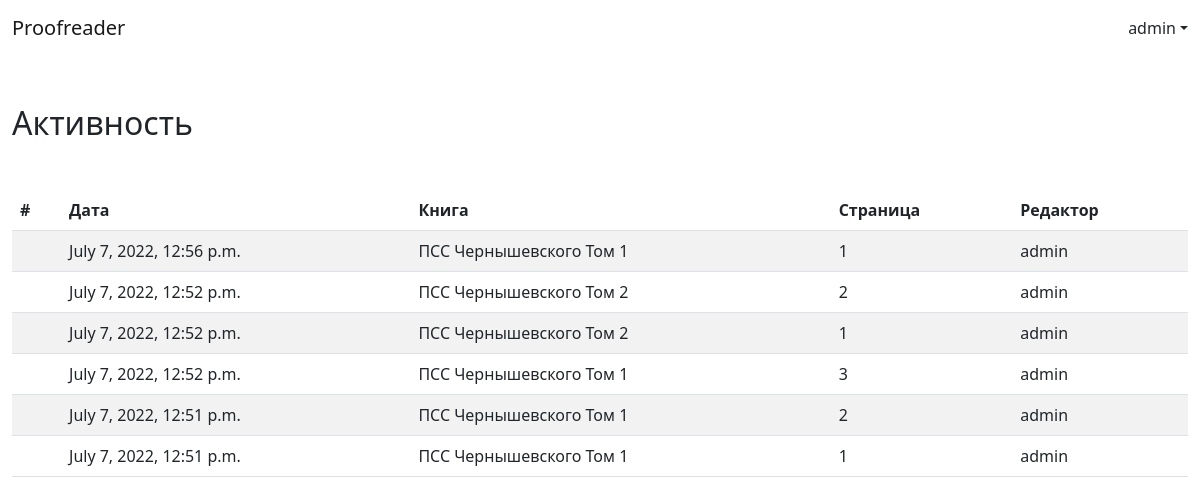
/activity (signed in), run on the app's committed database.
### accounts/models.py (models this page shows)
class CustomUser(AbstractUser):
    pass

### books/models.py (models this page shows, shortened)
class PageText(models.Model):
    id = models.UUIDField(primary_key=True, default=uuid.uuid4, editable=False)
    book = models.ForeignKey(Book, on_delete=models.CASCADE)
    page = models.ForeignKey(Page, on_delete=models.PROTECT)
    editor = models.ForeignKey(get_user_model(), on_delete=models.PROTECT)
    text = models.TextField()
    date = models.DateTimeField(auto_now_add=True)

class Book(models.Model):
    id = models.UUIDField(primary_key=True, default=uuid.uuid4, editable=False)
    name = models.CharField(max_length=100)
    author = models.ForeignKey(Author, on_delete=models.PROTECT, related_name="books")

class Page(models.Model):
    id = models.UUIDField(primary_key=True, default=uuid.uuid4, editable=False)
    book = models.ForeignKey(Book, on_delete=models.CASCADE)
    number = models.IntegerField()
    image_url = models.TextField()
    class Meta:
        constraints = [
            models.UniqueConstraint(
                fields=["book", "number"], name="unique_book_number"
            )
        ]

### books/views.py (the view)
# urls.py: path("activity", ActivityView.as_view(), name="activity"),
class ActivityView(ListView):
    model = PageText
    template_name = "book/activity.html"
    def get_queryset(self):
        qs = super().get_queryset()
        return qs.order_by("-date")

### templates/book/activity.html (shortened to what this page needs)
{% extends 'base.html' %}
{% block content %}
    <div class="container-xxl my-5">
        <h2>Активность</h2>
        <table class="table my-5 table-striped table-hover">
            <thead>
                <tr>
                    <th scope="col">#</th>
                    <th scope="col">Дата</th>
                    <th scope="col">Книга</th>
                    <th scope="col">Страница</th>
                    <th scope="col">Редактор</th>
                </tr>
            </thead>
            <tbody>
                {% for text in object_list %}
                    <tr>
                        <td scope="row"></td>
                        <td>{{ text.date }}</td>
                        <td>{{ text.book.name }}</td>
                        <td>{{ text.page.number }}</td>
                        <td>{{ text.editor.username }}</td>
                    </tr>
                {% endfor %}
            </tbody>
        </table>
    </div>
{% endblock content %}

### templates/base.html (shortened to what this page needs)
<!doctype html>
<html lang="en">
    <head>
        <link href="https://cdn.jsdelivr.net/npm/bootstrap@5.2.0-beta1/dist/css/bootstrap.min.css"
              rel="stylesheet"
/>
        <link rel="stylesheet"
              href="https://cdn.jsdelivr.net/npm/bootstrap-icons@1.8.3/font/bootstrap-icons.css"/>
    </head>
    <body>
        <nav class="navbar">
            <div class="container-xxl justify-content-between">
                <a class="navbar-brand" href="{% url "home" %}">Proofreader</a>
                {% if user.is_authenticated %}
                    <div class="nav-item dropdown">
                        <a class="nav-link dropdown-toggle"
                           href="#"
                           role="button"
                           data-bs-toggle="dropdown">{{ user.username }}</a>
                    </div>
                {% endif %}
            </div>
        </nav>
        {% block content %}
        {% endblock content %}
    </body>
</html>

### data on the page
CustomUser: username "admin"
PageText: date "July 7, 2022, 12:56 p.m.", book.name "ПСС Чернышевского Том 1", page.number "1", editor.username "admin"
PageText: date "July 7, 2022, 12:52 p.m.", book.name "ПСС Чернышевского Том 2", page.number "2", editor.username "admin"
PageText: date "July 7, 2022, 12:52 p.m.", book.name "ПСС Чернышевского Том 2", page.number "1", editor.username "admin"
PageText: date "July 7, 2022, 12:52 p.m.", book.name "ПСС Чернышевского Том 1", page.number "3", editor.username "admin"
PageText: date "July 7, 2022, 12:51 p.m.", book.name "ПСС Чернышевского Том 1", page.number "2", editor.username "admin"
PageText: date "July 7, 2022, 12:51 p.m.", book.name "ПСС Чернышевского Том 1", page.number "1", editor.username "admin"
